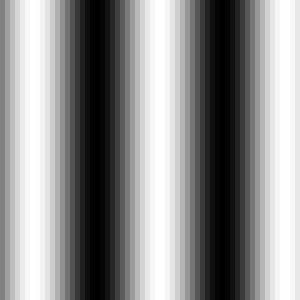
Frame 1 (no input)
Frame 60 (no input): identical to frame 1, image omitted
Frame 120 (the mouse pressed at the canvas centre since frame 60): identical to frame 1, image omitted

The p5.js sketch that drew this single still picture (run headless with seeded random() and noise() and a simulated clock; from frame 60 on, the mouse is pressed at the canvas centre):

// p5.js sketch
// ── sketch.js
function setup() {
  createCanvas(300, 300);
  noStroke();
}

function draw() {
  background(0);

  var resolution = 5;
  for (var y = 0; y < height; y += resolution) {
    for (var x = 0; x < width; x += resolution) {
      var sinVal, freq, amp;
      freq = x * 0.05; //freq = (x+frameCount )* 0.01;//记得加上x，不然没有时间变化感
      amp = 1;
      xSinVal = sin(freq) * amp;

      var clr = map(xSinVal, -1, 1, 0, 255);
      fill(clr);
      rect(x, y, resolution, resolution);
    }
  }
}
